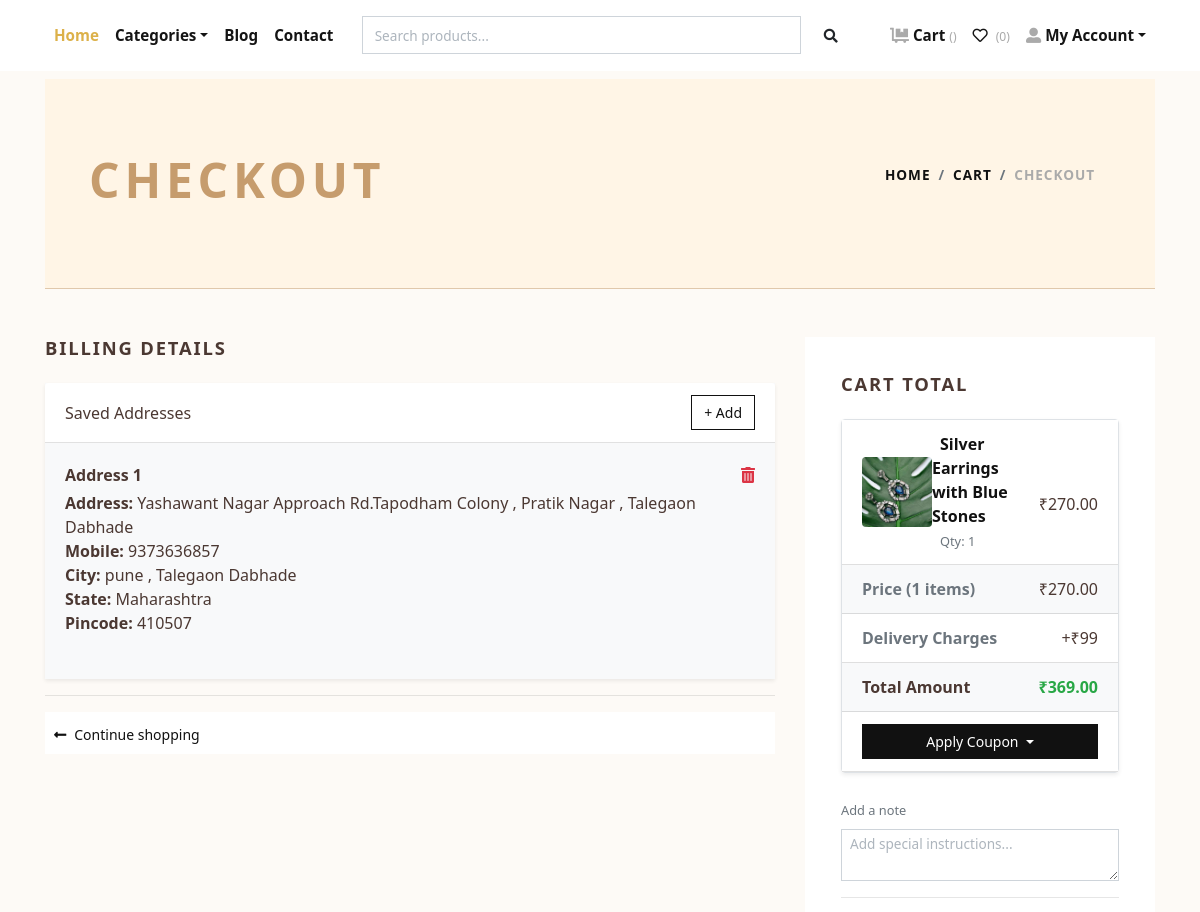
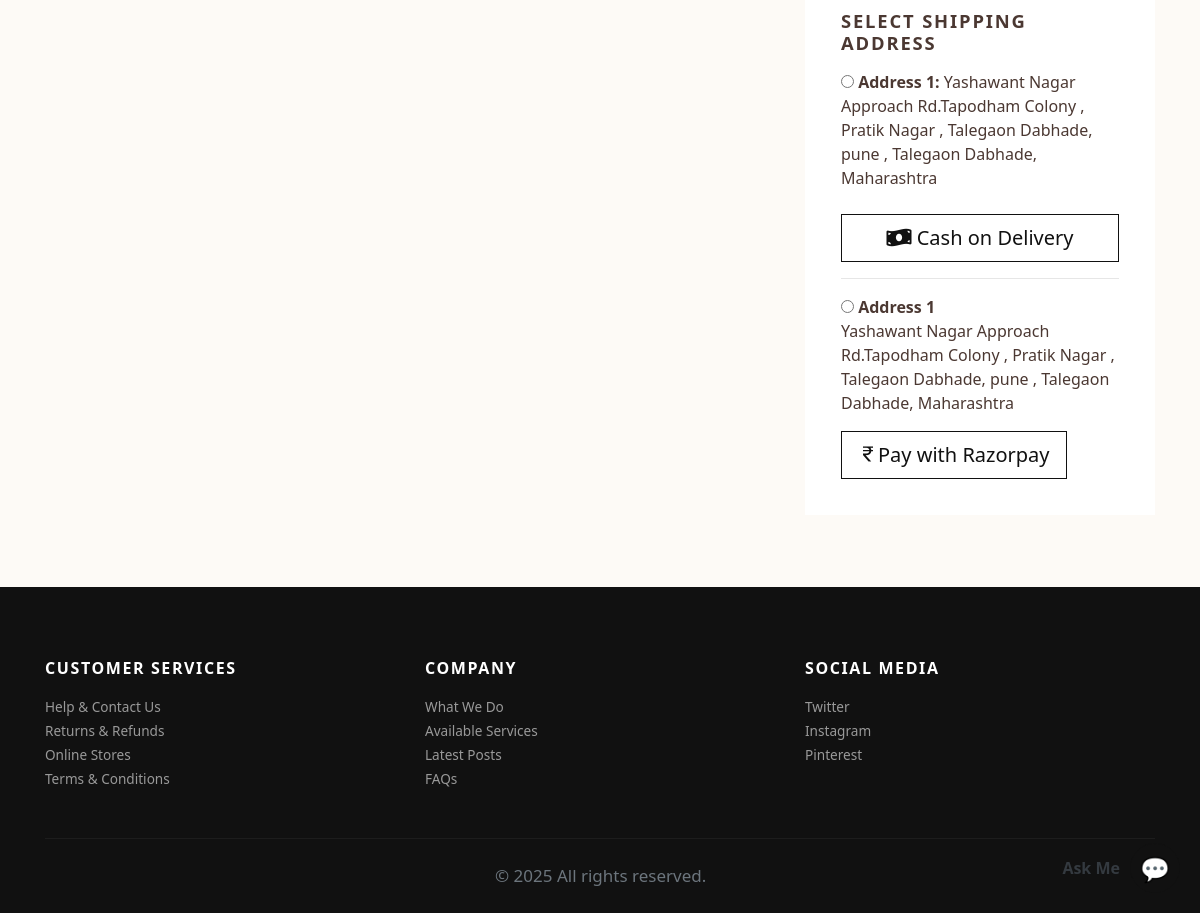
Screenshot of /checkout/ (signed in) with the database file from the repository (2 pictures, top to bottom).
### store/models.py (models this page shows, shortened)
class Address(models.Model):
    user = models.ForeignKey(User, verbose_name="User", on_delete=models.CASCADE)
    address = models.TextField(default="")
    user_phone_number = models.CharField(max_length=10,default="")
    city = models.CharField(max_length=100,default="")
    state = models.CharField(max_length=100,default="")
    pincode = models.CharField(max_length=10,default="")

class Cart(models.Model):
    user = models.ForeignKey(User, verbose_name="User", on_delete=models.CASCADE)
    product = models.ForeignKey(Product, verbose_name="Product", on_delete=models.CASCADE)
    quantity = models.PositiveIntegerField(default=1, verbose_name="Quantity")
    created_at = models.DateTimeField(auto_now_add=True, verbose_name="Created Date")
    updated_at = models.DateTimeField(auto_now=True, verbose_name="Updated Date")
    @property
    def total_price(self):
        return self.quantity * self.product.price

class Product(models.Model):
    title = models.CharField(max_length=150, verbose_name="Product Title")
    slug = models.SlugField(max_length=160, verbose_name="Product Slug")
    sku = models.CharField(max_length=255, unique=True, verbose_name="Unique Product ID (SKU)")
    short_description = models.TextField(verbose_name="Short Description")
    detail_description = models.TextField(blank=True, null=True, verbose_name="Detail Description")
    product_image = models.ImageField(upload_to='product', blank=True, null=True, verbose_name="Product Image")
    price = models.DecimalField(max_digits=8, decimal_places=2)
    category = models.ForeignKey(Category, verbose_name="Product Categoy", on_delete=models.CASCADE)
    is_active = models.BooleanField(verbose_name="Is Active?")
    is_featured = models.BooleanField(verbose_name="Is Featured?")
    estimated_delivery_days = models.PositiveIntegerField(default=5, verbose_name="Estimated Delivery Days")
    return_refund_policy = models.TextField(blank=True, null=True, verbose_name="Return & Refund Policy")
    coupon = models.ForeignKey('Coupon', null=True, blank=True, on_delete=models.SET_NULL, verbose_name="Applied Coupon")
    created_at = models.DateTimeField(auto_now_add=True, verbose_name="Created Date")
    updated_at = models.DateTimeField(auto_now=True, verbose_name="Updated Date")
    class Meta:
        verbose_name_plural = 'Products'
        ordering = ('-created_at', )

### store/views.py (the view, shortened to what this page needs)
# urls.py: path('checkout/', views.checkout, name="checkout"),
@login_required
def checkout(request):
    user = request.user
    cart_products = Cart.objects.filter(user=user)
    if not cart_products.exists():
        messages.warning(request, "Your cart is empty.")
        return redirect('store:cart')
    amount, shipping_amount = get_cart_amount_and_order_data(user)
    final_amount_for_payment = amount + shipping_amount
    applied_coupon = None
    discount_amount = decimal.Decimal(0)
    total_amount_after_discount = final_amount_for_payment
    form = AddressForm()
    now = timezone.now()
    active_coupons = Coupon.objects.filter(
        is_active=True,
        valid_from__lte=now,
        valid_to__gte=now,
        used_count__lt=models.F('usage_limit')
    )
    context = {
        'amount': amount,
        'shipping_amount': shipping_amount,
        'total_amount': amount + shipping_amount,
        'coupon_form': CouponApplyForm(),
        'coupon': applied_coupon,
        'discount': discount_amount,
        'discount_amount': discount_amount,
        'total_amount_after_discount': total_amount_after_discount,
        'item_count': cart_products.count(),
        'active_coupons': active_coupons,
        'addresses': Address.objects.filter(user=user),
        'form':form,
    }
    return render(request, 'store/checkout.html', context)

### templates/store/checkout.html (shortened to what this page needs)
{% extends 'base.html' %}
{% load static %}
{% load humanize %}
{% block content %}
<div class="container">
  <section class="py-5 blog-header">
    <div class="row px-4 py-lg-4 align-items-center">
      <div class="col-lg-6">
        <h1 class="h2 text-uppercase text-lg-left">Checkout</h1>
      </div>
      <div class="col-lg-6 text-lg-end">
        <nav aria-label="breadcrumb">
          <ol class="breadcrumb justify-content-lg-end bg-transparent">
            <li class="breadcrumb-item"><a href="{% url 'store:home' %}">Home</a></li>
            <li class="breadcrumb-item"><a href="{% url 'store:cart' %}">Cart</a></li>
            <li class="breadcrumb-item active" aria-current="page">Checkout</li>
          </ol>
        </nav>
      </div>
    </div>
  </section>
  <section class="py-5">
    <div class="row">
      <div class="col-lg-8 mb-4">
        <h2 class="h5 text-uppercase mb-4">Billing Details</h2>
        <div class="card border-0 shadow-sm bg-light equal-height">
          <div class="card-header bg-white fw-semibold d-flex justify-content-between align-items-center">
            <span>Saved Addresses</span>
            <button class="btn btn-outline-dark btn-sm" type="button" data-bs-toggle="collapse" data-bs-target="#addAddressForm" aria-expanded="false" aria-controls="addAddressForm">
              + Add
            </button>
          </div>
          <div class="card-body">
            {% if addresses %}
              {% for address in addresses %}
                <div class="mb-4">
                  <div class="d-flex justify-content-between align-items-center mb-1">
                    <h6 class="mb-0">Address {{ forloop.counter }}</h6>
                    <a href="{% url 'store:remove-address' address.id %}" class="text-danger">
                      <i class="fas fa-trash-alt"></i>
                    </a>
                  </div>
                  <div>
                    <div><strong>Address:</strong> {{ address.address }}</div>
                    <div><strong>Mobile:</strong> {{ address.user_phone_number }}</div>
                    <div><strong>City:</strong> {{ address.city }}</div>
                    <div><strong>State:</strong> {{ address.state }}</div>
                    <div><strong>Pincode:</strong> {{ address.pincode }}</div>
                  </div>
                </div>
              {% endfor %}
            {% else %}
              <p class="text-muted">No address added yet.</p>
            {% endif %}
          </div>
        </div>
        <hr>
        <div class="bg-white px-2 py-2">
          <div class="row align-items-center text-center">
            <div class="col-md-6 mb-3 mb-md-0 text-md-left"><a class="btn btn-link p-0 text-dark btn-sm" href="{% url 'store:home' %}"><i class="fas fa-long-arrow-alt-left mr-2"> </i>Continue shopping</a></div>
          </div>
        </div>
      </div>
      <div class="col-lg-4 mb-4">
        <div class="card border-0 rounded-0 p-lg-3 bg-white equal-height">
          <div class="card-body">
            <h5 class="text-uppercase mb-4">Cart Total</h5>
            <ul class="list-group list-group-flush shadow-sm rounded border mb-4">
              {% for item in cart_items %}
              <li class="list-group-item d-flex justify-content-between align-items-center">
                <div class="d-flex align-items-center">
                  <a href="{% url 'store:product-detail' item.product.slug %}" class="reset-anchor d-block">
                    {% if item.product.product_image %}
                      <img src="{{ item.product.product_image.url }}" alt="{{ item.product.title }}" class="me-3 rounded" style="width: 70px; height: 70px; object-fit: cover;">
                    {% else %}
                      <img src="{% static 'img/product-detail-3.jpg' %}" alt="{{ item.product.title }}" class="me-3 rounded" style="width: 70px; height: 70px; object-fit: cover;">
                    {% endif %}
                  </a>
                  <div>
                    <strong class="h6">
                      <a class="reset-anchor animsition-link text-dark ml-2" href="{% url 'store:product-detail' item.product.slug %}">
                        {{ item.product.title }}
                      </a>
                    </strong><br>
                    <small class="text-muted ml-2">Qty: {{ item.quantity }}</small>
                  </div>
                </div>
                <div class="mt-4">
                  <span>₹{{ item.total_price|intcomma }}</span>
                </div>
              </li>
              {% endfor %}
              <li class="list-group-item d-flex justify-content-between bg-light">
                <strong class="text-muted">Price ({{ item_count }} items)</strong>
                <span>₹{{ amount|intcomma }}</span>
              </li>
              <li class="list-group-item d-flex justify-content-between">
                <strong class="text-muted">Delivery Charges</strong>
                <span>{% if shipping_amount > 0 %}+₹{{ shipping_amount }}{% else %}<span class="text-success">Free</span>{% endif %}</span>
              </li>
              <li class="list-group-item d-flex justify-content-between bg-light">
                <strong>Total Amount</strong>
                <strong class="text-success">₹{{ total_amount_after_discount|intcomma }}</strong>
              </li>
              {% if not discount %}
              <li class="list-group-item">
                <div class="dropdown w-100">
                  <button class="btn btn-dark btn-sm dropdown-toggle w-100" type="button" data-bs-toggle="dropdown">
                    Apply Coupon
                  </button>
                </div>
              </li>
              {% endif %}
            </ul>
            <div class="form-group mt-3">
              <label for="order-notes" class="small text-muted">Add a note</label>
              <textarea class="form-control form-control-sm" name="notes" rows="2" placeholder="Add special instructions..."></textarea>
            </div>
            <hr class="my-3">
            <h5 class="text-uppercase mt-4 mb-3">Select Shipping Address</h5>
            <form action="{% url 'store:cash_payment' %}" method="post">
              {% if addresses %}
                {% for address in addresses %}
                  <div class="mb-2">
                    <input type="radio" name="address" value="{{ address.id }}" required>
                    <strong>Address {{ forloop.counter }}:</strong>
                    {{ address.address }}, {{ address.city }}, {{ address.state }}
                  </div>
                {% endfor %}
              {% else %}
                <p class="text-danger">No saved addresses. Please add one in your profile.</p>
              {% endif %}
              <button type="submit" class="btn btn-outline-dark btn-lg w-100 mt-3" name="payment_method" value="COD">
                <i class="fas fa-money-bill-wave"></i> Cash on Delivery
              </button>
            </form>
            <hr>
            {% include 'store/payment.html' %}
          </div>
        </div>
      </div>
    </div>
  </section>
</div>
{% endblock content %}

### templates/navbar.html (shortened to what this page needs)
{% load static %}
<header class="header bg-white mb-2">
  <div class="container px-0 px-lg-3">
    <nav class="navbar navbar-expand-lg navbar-light py-3 px-lg-0 fixed-top">
      <div class="collapse navbar-collapse" id="navbarSupportedContent">
        <ul class="navbar-nav mr-auto">
          <li class="nav-item">
            <a class="nav-link active" href="{% url 'store:home' %}">Home</a>
          </li>
          <li class="nav-item dropdown">
            <a class="nav-link dropdown-toggle" id="pagesDropdown" href="#" data-toggle="dropdown" aria-haspopup="true"
              aria-expanded="false">Categories</a>
          </li>
          <li class="nav-item">
            <a class="nav-link" href="{% url 'store:blog_list' %}">Blog</a>
          </li>
          <li class="nav-item">
            <a class="nav-link" href="{% url 'store:contact' %}">Contact</a>
          </li>
        </ul>
        <div class="d-flex align-items-center">
          <form method="GET" action="{% url 'store:search' %}" class="form-inline d-none d-lg-block" style="width:500px;">
            <div class="input-group">
              <input type="text" name="q" class="form-control" placeholder="Search products..." aria-label="Search" required>
              <div class="input-group-append">
                <button class="btn" type="submit" style="border: none; background-color: transparent;">
                  <i class="fas fa-search fa-sm"></i>
                </button>
              </div>
            </div>
          </form>
        </div>
        <ul class="navbar-nav ml-auto">
          {% if request.user.is_authenticated %}
          <li class="nav-item">
            <a class="nav-link" href="{% url 'store:cart' %}">
              <i class="fas fa-dolly-flatbed mr-1 text-gray"></i>Cart
              <small class="text-gray">({{ cart_items.count }})</small>
            </a>
          </li>
          <li class="nav-item">
            <a class="nav-link" href="{% url 'store:wishlist' %}">
              <i class="far fa-heart mr-1"></i>
              <small class="text-gray">({{ user.wishlist_set.count }})</small>
            </a>
          </li>
          <li class="nav-item dropdown">
            <a class="nav-link dropdown-toggle" id="userDropdown" href="#" data-toggle="dropdown" aria-haspopup="true"
              aria-expanded="false"><i class="fas fa-user-alt mr-1 text-gray"></i>My Account</a>
          </li>
          {% else %}
          <li class="nav-item"><a class="nav-link" href="{% url 'store:login' %}">Login</a></li>
          <li class="nav-item"><a class="nav-link" href="{% url 'store:register' %}">Create Account</a></li>
          {% endif %}
        </ul>
      </div>
    </nav>
  </div>
</header>

### templates/store/payment.html (shortened to what this page needs)
{% block payment-gateway %}
<form method="post" action="{% url 'store:generate-payment' %}">
    {% if addresses %}
      {% for address in addresses %}
        <div class="mb-3">
        <input type="radio" name="address" value="{{address.id}}"> <strong>Address {{forloop.counter}}</strong> <br>
       {{address.address}}, {{address.city}}, {{address.state}}
        </div>
      {% endfor %}
    {% endif %}
    <button type="submit" class="btn btn-dark btn-lg btn-outline-dark" id="rzp-button1" name="payment_method" value="Online" type="submit">
      <i class="bi bi-currency-rupee"></i></i>Pay with Razorpay</button>
</form>
{% endblock payment-gateway %}

### rows the page displays
Address: address "Yashawant Nagar Approach Rd.Tapodham Colony , Pratik Nagar , Talegaon Dabhade", user_phone_number "9373636857", city "pune , Talegaon Dabhade", state "Maharashtra", pincode "410507"
Cart: product.product_image (picture), product "Silver Earrings with Blue Stones", quantity "1", total_price "270.00"

### other values shown
{{ user.wishlist_set.count }} "0"
{{ item_count }} "1"
{{ amount|intcomma }} "270.00"
{{ shipping_amount }} "99"
{{ total_amount_after_discount|intcomma }} "369.00"
